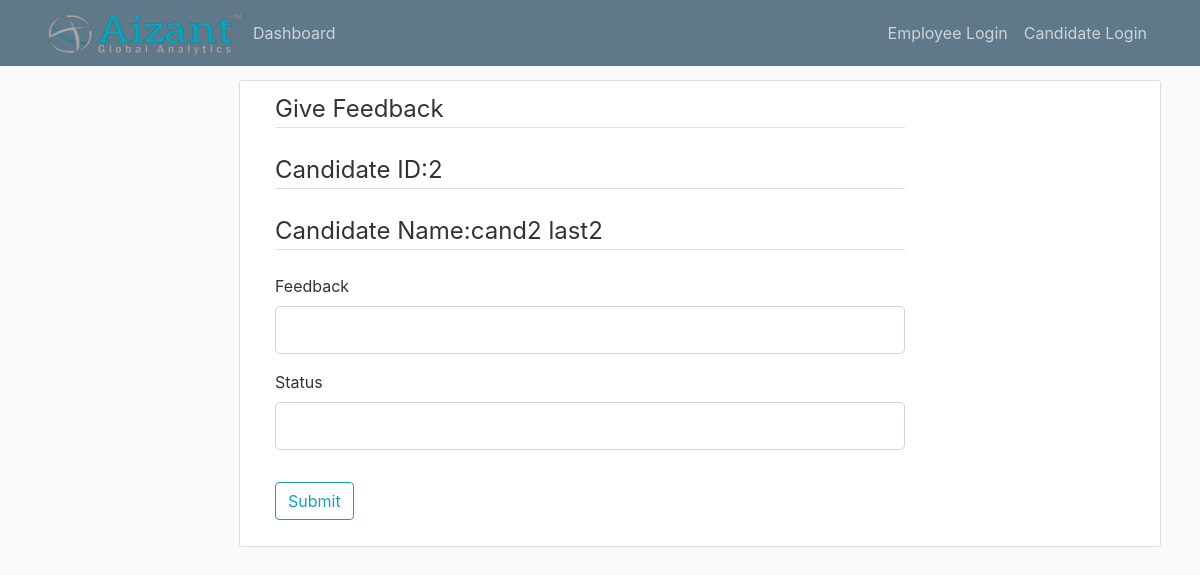
Before: /manager_feedback/2 with the older database file.
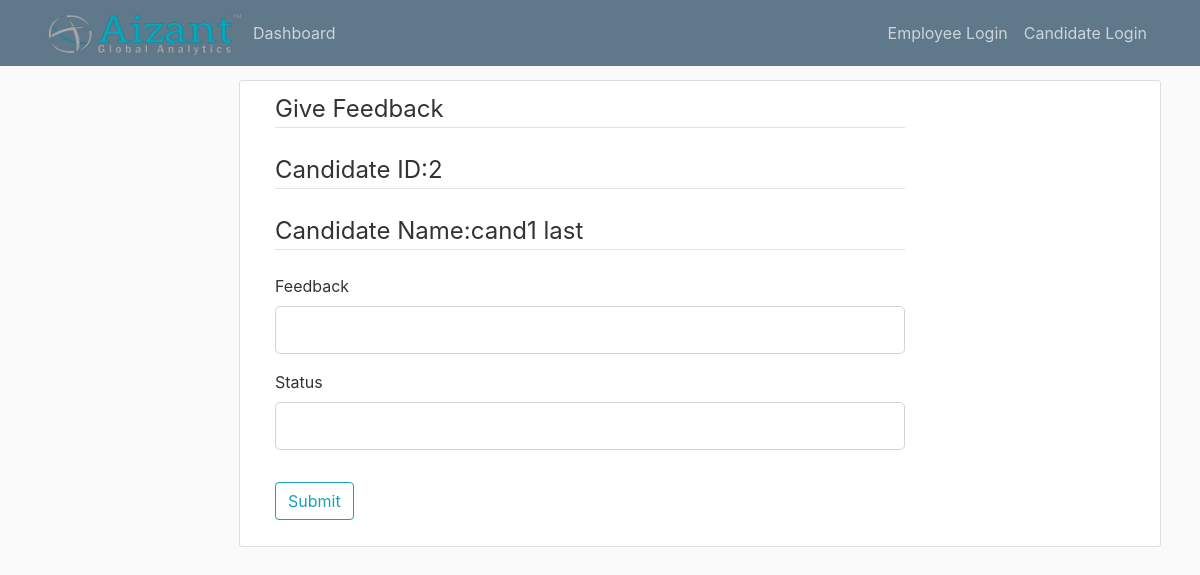
After: the same page with the newer database file.
### app/models.py (models this page shows, shortened)
class Candidate(db.Model):
    id = db.Column(db.Integer, primary_key=True)
    first_name = db.Column(db.String(30))
    last_name = db.Column(db.String(30))
    contact_number = db.Column(db.String(10))
    email = db.Column(db.String(200), unique=True)
    password = db.Column(db.String(260))
    pan_card = db.Column(db.String(10))
    current_location = db.Column(db.String(200))
    candidate_compensation = db.relationship('CandidateCompensation', backref='candidate', uselist=False)  # one to
    candidate_professions = db.relationship('CandidateProfession', backref='candidate')  # one to many with candidate
    candidate_educations = db.relationship('CandidateEducation', backref='candidate')  # one to many w education
    applications = db.relationship('Application', backref='candidate')

### app/routes.py (the view, shortened to what this page needs)
@app.route('/manager_feedback/<int:application_id>', methods=['GET', 'POST'])
def manager_feedback(application_id):
    form = ManagerFeedbackForm()
    cur_application = Application.query.get_or_404(application_id)
    candidate = Candidate.query.get_or_404(cur_application.candidate_id)
    if request.method == 'GET':
        return render_template('manager_feedback.html', cur_application=cur_application, candidate=candidate, form=form)

### app/forms.py
class ManagerFeedbackForm(FlaskForm):
    feedback = StringField('Feedback', validators=[DataRequired()])
    application_status = StringField('Status',validators=[DataRequired()])
    submit = SubmitField('Submit')

### app/templates/manager_feedback.html (shortened to what this page needs)
{% extends 'manager_layout.html' %}
{% block content %}
    <div class="content-section">
        <form method="post" action="" class="col-md-9">
            <fieldset class="form-group">
                <legend class="border-bottom mb-4">Give Feedback </legend>
                <legend class="border-bottom mb-4">Candidate ID:{{ candidate.id }}</legend>
                <legend class="border-bottom mb-4">Candidate Name:{{ candidate.first_name }} {{ candidate.last_name }}</legend>
                <div class="form-group">
                    {{ form.feedback.label(class="form-control-label") }}
                    {{ form.feedback(class="form-control form-control-lg") }}
                </div>
                <div class="form-group">
                    {{ form.application_status.label(class="form-control-label") }}
                    {{ form.application_status(class="form-control form-control-lg") }}
                </div>
            </fieldset>
            <div class="form-group">
                {{ form.submit(class="btn btn-outline-info") }}
            </div>
        </form>
    </div>
{% endblock content %}

### app/templates/manager_layout.html (shortened to what this page needs)
<!DOCTYPE html>
<html lang="en">
<head>
    <link rel="stylesheet" href="https://stackpath.bootstrapcdn.com/bootstrap/4.3.1/css/bootstrap.min.css">
    <link rel="stylesheet" type="text/css" href="{{ url_for('static', filename='main.css') }}">
</head>
<body>
<header class="site-header">
    <nav class="navbar navbar-expand-md navbar-dark bg-steel fixed-top">
        <div class="container">
            <img id="logo" src="{{ url_for('static', filename='aizant-logo-text.png') }}">
            <div class="collapse navbar-collapse" id="navbarToggle">
                <div class="navbar-nav mr-auto">
                    <a class="nav-item nav-link">Dashboard</a>
                </div>
                <div class="navbar-nav">
                    {% if current_user.is_authenticated %}
                        <a class="nav-item nav-link" href="{{ url_for('update_info') }}">Account</a>
                        <a class="nav-item nav-link" href="{{ url_for('logout') }}">Logout</a>
                    {% else %}
                        <a class="nav-item nav-link">Employee Login</a>
                        <a class="nav-item nav-link">Candidate Login</a>
                    {% endif %}
                </div>
            </div>
        </div>
    </nav>
</header>
<div class="container-fluid">
    <div class="row">
        <main role="main" class="col-md-9 ml-sm-auto col-lg-10 px-4">
            <div class="col-md-12">
                {% block content %}{% endblock %}
            </div>
        </main>
    </div>
</div>
</body>
</html>

### app/static/main.css (style rules this page uses)
body { background: #fafafa; color: #333333; margin-top: 5rem; }
.bg-steel { background-color: #5f788a; }
.site-header .navbar-nav .nav-link { color: #cbd5db; }
.content-section { background: #ffffff; padding: 10px 20px; border: 1px solid #dddddd; border-radius: 3px; margin-bottom: 20px; }
#logo { height: 50px; width: 200px; }

Changed rows visible on the page:
changed Candidate id 2: first_name "cand2" → "cand1"; last_name "last2" → "last"
